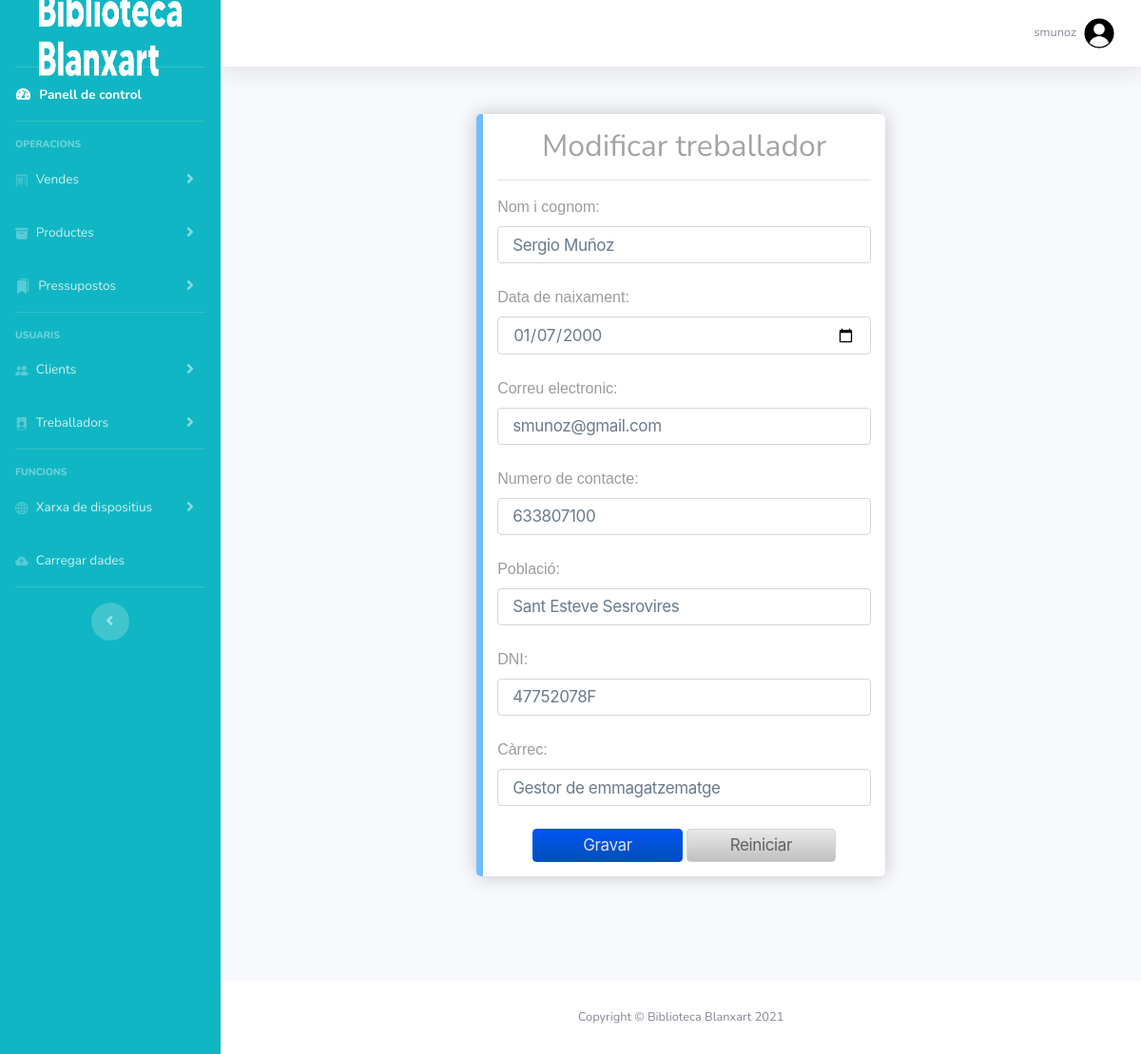
The app's page /modificar_treballador.php?usuari=1 (signed in) with its own data.
### tables this page shows
CREATE TABLE tb_treballadors (
    id_treballador INT PRIMARY KEY AUTO_INCREMENT, 
    nom_i_cognom VARCHAR(50), 
    data_naixament DATE, 
    correu_electronic VARCHAR(50), 
    numero_contacte VARCHAR(10), 
    poblacio VARCHAR(50), 
    dni VARCHAR(9), 
    carrec VARCHAR(50)
);

### modificar_treballador.php (the view, shortened to what this page needs)
<!DOCTYPE html>
<html lang="en">
<head>
    <link href="vendor/fontawesome-free/css/all.min.css" rel="stylesheet" type="text/css">
    <link href="css/aso.css" rel="stylesheet">
    <link href="css/sb-admin-2.min.css" rel="stylesheet">
</head>
<body id="page-top">
    <div id="wrapper">
        <ul class="navbar-nav bg-gradient-primary sidebar sidebar-dark accordion" id="accordionSidebar">
            <a class="sidebar-brand d-flex align-items-center justify-content-center">
                <div class="sidebar-brand-text mx-3"><img class="logo_menu" src="img/logo_header.png" style="
                    width: 150px;
                    height: 90px;
                "></sup></div>
            </a>
            <li class="nav-item active">
                <a class="nav-link">
                    <i class="fas fa-fw fa-tachometer-alt"></i>
                    <span>Panell de control</span></a>
            </li>
            <hr class="sidebar-divider">
            <div class="sidebar-heading">
                Operacions
            </div>
            <li class="nav-item">
                <a class="nav-link collapsed" data-toggle="collapse" data-target="#collapseVendes"
                    aria-expanded="true" aria-controls="collapseVendes">
                    <i></i>
                    <span>Vendes</span>
                </a>
            </li>
            <li class="nav-item">
                <a class="nav-link collapsed" data-toggle="collapse" data-target="#collapseProductes"
                    aria-expanded="true" aria-controls="collapseProductes">
                    <i></i>
                    <span>Productes</span>
                </a>
            </li>
            <li class="nav-item">
                <a class="nav-link collapsed" data-toggle="collapse" data-target="#collapsePressupostos"
                    aria-expanded="true" aria-controls="collapsePressupostos">
                    <i></i>
                    <span>Pressupostos</span>
                </a>
            </li>
             <hr class="sidebar-divider">
             <div class="sidebar-heading">
                 Usuaris
             </div>
             <li class="nav-item">
                 <a class="nav-link collapsed" data-toggle="collapse" data-target="#collapseClients"
                     aria-expanded="true" aria-controls="collapseClients">
                     <i></i>
                     <span>Clients</span>
                 </a>
             </li>
             <li class="nav-item">
                 <a class="nav-link collapsed" data-toggle="collapse" data-target="#collapseTreballadors"
                     aria-expanded="true" aria-controls="collapseTreballadors">
                     <i></i>
                     <span>Treballadors</span>
                 </a>
             </li>
             <hr class="sidebar-divider">
             <div class="sidebar-heading">
                 Funcions
             </div>
             <li class="nav-item">
                 <a class="nav-link collapsed" data-toggle="collapse" data-target="#collapseXarxa"
                     aria-expanded="true" aria-controls="collapseXarxa">
                     <i></i>
                     <span>Xarxa de dispositius</span>
                 </a>
             </li>
            <li class="nav-item">
                <a class="nav-link" href="carregar_dades.php">
                    <i></i>
                    <span>Carregar dades</span></a>
            </li>
            <hr class="sidebar-divider d-none d-md-block">
            <div class="text-center d-none d-md-inline">
                <button class="rounded-circle border-0" id="sidebarToggle"></button>
            </div>
        </ul>
        <div id="content-wrapper" class="d-flex flex-column">
            <div id="content">
                <nav class="navbar navbar-expand navbar-light bg-white topbar mb-4 static-top shadow">
                    <ul class="navbar-nav ml-auto">
<li class="nav-item dropdown no-arrow">
                            <a class="nav-link dropdown-toggle" href="#" id="userDropdown" role="button"
                                data-toggle="dropdown" aria-haspopup="true" aria-expanded="false">
                                <span class="mr-2 d-none d-lg-inline text-gray-600 small"><?php echo "" .$_SESSION["usuari"]; ?></span>
                                <img class="img-profile rounded-circle"
                                    src="img/undraw_profile.png">
                            </a>
                        </li>
                    </ul>
                </nav>
      <div id="page-content-wrapper">
    <?php
        $dbLink=mysqli_connect("localhost", "usuari", "123456", "aso_cafe") or exit(mysqli_connect_error());
        $sql="SELECT * FROM tb_treballadors WHERE id_treballador=".$_GET["usuari"];
        $result=mysqli_query($dbLink,$sql) or exit(mysqli_connect_error($dbLink));
        $treballador=mysqli_fetch_array($result);
        ?>
        <div class="recuadro_menu">
        <h1 class="nou-usuari">Modificar treballador</h1>
        <hr>
        <form action=gravar_modificar_treballador.php method="POST">
            <label for=nom_i_cognom>Nom i cognom: </label>
            <input class="form-textbox form-textbox-text" type="text" id=nom_i_cognom name=nom_i_cognom value="<?php echo $treballador["nom_i_cognom"]; ?>" size="20"><br><br>
            <label for=data_naixament>Data de naixament: </label>
            <input class="form-textbox form-textbox-text" type="date" id=data_naixament name=data_naixament value="<?php echo $treballador["data_naixament"]; ?>" size="40"><br><br>
            <label for=correu_electronic>Correu electronic: </label>
            <input class="form-textbox form-textbox-text" type="text" id=correu_electronic name=correu_electronic value="<?php echo $treballador["correu_electronic"]; ?>" size="40"><br><br>
            <label for=numero_contacte>Numero de contacte: </label>
            <input class="form-textbox form-textbox-text" type="tel" id=numero_contacte name=numero_contacte value="<?php echo $treballador["numero_contacte"]; ?>" size="40"><br><br>
            <label for=poblacio>Població: </label>
            <input class="form-textbox form-textbox-text" type="text" id=poblacio name=poblacio value="<?php echo $treballador["poblacio"]; ?>" size="40"><br><br>
            <label for=dni>DNI: </label>
            <input class="form-textbox form-textbox-text" type="text" id=dni name=dni value="<?php echo $treballador["dni"]; ?>" size="40"><br><br>
            <label for=carrec>Càrrec: </label>
            <input class="form-textbox form-textbox-text" type="text" id=carrec name=carrec value="<?php echo $treballador["carrec"]; ?>" size="40"><br><br>
            <div align="center">
            <input class="button button-block-info as-tradeupinline-button" type="submit" value="Gravar"/>
            <input class="button-white button-block-petit as-tradeupinline-button" type="reset" value="Reiniciar"/><br>
            </form>
             </div>
        </div>
  </div>
<?php include("layout/footer.php"); ?>
</div>
    </div>
</body>
</html>

### css/aso.css (style rules this page uses)
body { font: 14px sans-serif; }
body { background-image: url("../img/wallpaper.jpg"); font-family: sans-serif; overflow: auto; color: #000000; background-position: center; background-attachment: fixed; background-position: center; background-repeat: no-repeat; background-size: cover; height: 500px; }
.recuadro_menu { background-color: #ffffff; border-radius: 5px 5px 5px 5px; border-style: solid; border-width: 0px 0px 0px 7px; border-color: #239cffa7; box-shadow: 0px 0px 20px 0px rgba(0, 0, 0, 0.22); transition: background 0.5s, border 0.5s, border-radius 0.5s, box-shadow 0.5s; box-sizing: border-box; left: 100px; top: 200px; align-content: center!important; width: 100%; max-width: 430px; padding: 15px; margin: auto; margin-top: 50px; margin-bottom: 110px; }
a { color: #028802; text-decoration: none; transition: 0.3s; }
.button { font-size: 17px; line-height: 1.47059; font-weight: 400; letter-spacing: -.022em; font-family: SF Pro Text,SF Pro Icons,AOS Icons,Helvetica Neue,Helvetica,Arial,sans-serif; background-color: #825700; background: linear-gradient(#f39f14,#947104); border: 1px solid #ad6f18; border-radius: 4px; color: #fff; cursor: pointer; display: inline-block; min-width: 30px; padding: 4px 15px; text-align: center; white-space: nowrap; }
.as-tradeupinline-button { z-index: 1; }
h1 { color: rgb(163, 163, 163); text-align: center; font-size: 45px; }
hr { border-top: 1px solid #3b3b3b; }
label { color: #9c9c9c; font-family: Arial, Helvetica, sans-serif; }
.nou-usuari { font-size: 32px; }
.form-textbox { font-size: 17px; line-height: 1.23543; font-weight: 400; letter-spacing: -.022em; font-family: SF Pro Text,SF Pro Icons,AOS Icons,Helvetica Neue,Helvetica,Arial,sans-serif; display: inline-block; box-sizing: border-box; vertical-align: top; width: 100%; height: 2.3em; padding-left: .94118rem; padding-right: .94118rem; color: #6a7b8a; text-align: left; border: 1px solid #d6d6d6; border-radius: 4px; background: #fffc; }
.button-block-petit { box-sizing: border-box; width: 40%; }
.button-white { font-size: 17px; line-height: 1.47059; font-weight: 400; letter-spacing: -.022em; font-family: SF Pro Text,SF Pro Icons,AOS Icons,Helvetica Neue,Helvetica,Arial,sans-serif; background-color: #c9cbcc; background: linear-gradient(#e9e9e9,#c0c0c0); border: 1px solid rgb(211, 211, 211); border-radius: 4px; color: rgb(97, 97, 97); cursor: pointer; display: inline-block; min-width: 30px; padding: 4px 15px; text-align: center; white-space: nowrap; }
.button-block-info { box-sizing: border-box; width: 40%; font-size: 17px; line-height: 1.47059; font-weight: 400; letter-spacing: -.022em; font-family: SF Pro Text,SF Pro Icons,AOS Icons,Helvetica Neue,Helvetica,Arial,sans-serif; background-color: #0075b9; background: linear-gradient(#0056f5,#004fb6); border: 1px solid rgb(0, 81, 255); border-radius: 4px; color: rgb(241 241 255 / 89%); cursor: pointer; display: inline-block; min-width: 30px; padding: 4px 15px; text-align: center; white-space: nowrap; }

### records on screen
tb_treballadors: nom_i_cognom "Sergio Muñoz", data_naixament "01/07/2000", correu_electronic "smunoz@gmail.com", numero_contacte "633807100", poblacio "Sant Esteve Sesrovires", dni "47752078F", carrec "Gestor de emmagatzematge"

### other values on screen
$_SESSION["usuari"] "smunoz"
